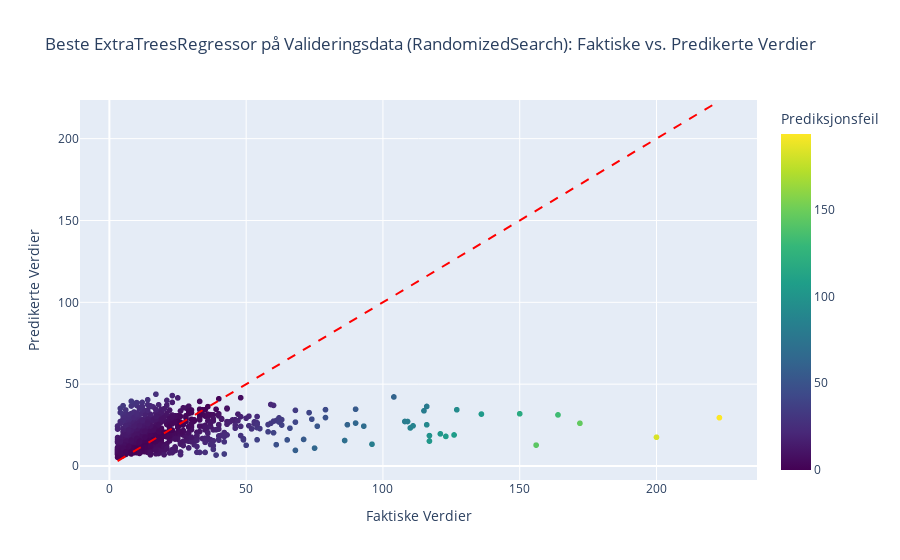

Notebook code cell kept with this figure:
### Markdown cell above
## Hyperparametertuning ExtraTreesRegressor RandomizedSearchCV

### Code cell
# Definer parameterområdet for RandomizedSearchCV med ExtraTreesRegressor
param_grid_et = {
    'n_estimators': [100, 200, 300, 500, 700],  # Mer detaljert kontroll for antall trær
    'max_depth': [10, 20, 30, 50, None],        # Flere alternativer for å kontrollere overtilpasning
    'min_samples_split': [2, 5, 10, 15],        # Økt verdi for færre splits
    'min_samples_leaf': [1, 2, 4, 8],           # Større minsteløvsstørrelser for å redusere overtilpasning
    'bootstrap': [True],                        # Bootstrapping for varianskontroll
    
    # Ekstra parametere
    'max_features': ['sqrt', 'log2', 0.5, 1],   # Kontroll over antall funksjoner per split
    'min_impurity_decrease': [0.0, 0.01, 0.05], # Grense for å redusere antall splits
    'max_samples': [None, 0.8, 0.9]             # Andel av prøver brukt for hvert tre
}

# Initialiser RandomizedSearchCV for ExtraTreesRegressor
random_search_et = RandomizedSearchCV(
    estimator=ExtraTreesRegressor(random_state=42),
    param_distributions=param_grid_et,
    n_iter=50,
    cv=pds,  # Bruker PredefinedSplit for å holde valideringsdata separat
    scoring='neg_root_mean_squared_error',
    verbose=2,
    random_state=42,
    n_jobs=-1  # Bruk alle tilgjengelige kjerner
)

# Kjør RandomizedSearchCV på kombinerte trenings- og valideringsdata
random_search_et.fit(X_combined, y_combined)

# Hent beste hyperparametere og RMSE-score
best_params_et = random_search_et.best_params_
best_rmse_et = -random_search_et.best_score_  # Konverter til positiv RMSE
print(f"Beste Hyperparametere: {best_params_et}")
print(f"Beste RMSE på Valideringssett: {best_rmse_et:.3f}")

# Tren ExtraTreesRegressor med de beste parametrene kun på treningsdata
best_et_model = ExtraTreesRegressor(**best_params_et, random_state=42)
best_et_model.fit(X_train_imputed, y_train)

# Prediker på valideringsdata
y_val_pred_best_et = best_et_model.predict(X_val_imputed)

# Beregn RMSE for prediksjoner på valideringssettet
rmse_val_best_et = root_mean_squared_error(y_val, y_val_pred_best_et)
print(f"Optimalisert RMSE på Valideringssett: {rmse_val_best_et:.3f}")

# Visualiser faktiske vs predikerte verdier hvis plot-funksjonen er definert
plot_actual_vs_pred(y_val, y_val_pred_best_et, "Beste ExtraTreesRegressor på Valideringsdata (RandomizedSearch)")

### Figure 1 — Plotly figure (JSON) as saved in the notebook; plotly's stock layout.template omitted (floating-point values rounded to 4 significant figures; data arrays with more than 128 entries replaced by an {"elided": "..."} marker saying what was removed)
{"data": [{"hovertemplate": "Actual=%{x}<br>Predicted=%{y}<br>Prediksjonsfeil=%{marker.color}<extra></extra>", "legendgroup": "", "marker": {"color": {"elided": "1160 float values"}, "coloraxis": "coloraxis", "symbol": "circle"}, "mode": "markers", "name": "", "showlegend": false, "type": "scattergl", "x": {"elided": "1160 int values"}, "xaxis": "x", "y": {"elided": "1160 float values"}, "yaxis": "y"}], "layout": {"coloraxis": {"colorbar": {"title": {"text": "Prediksjonsfeil"}}, "colorscale": [[0, "#440154"], [0.1111, "#482878"], [0.2222, "#3e4989"], [0.3333, "#31688e"], [0.4444, "#26828e"], [0.5556, "#1f9e89"], [0.6667, "#35b779"], [0.7778, "#6ece58"], [0.8889, "#b5de2b"], [1, "#fde725"]]}, "legend": {"tracegroupgap": 0}, "shapes": [{"line": {"color": "Red", "dash": "dash"}, "name": "Perfekt Prediksjonslinje", "type": "line", "x0": 3, "x1": 223, "y0": 3, "y1": 223}], "title": {"text": "Beste ExtraTreesRegressor på Valideringsdata (RandomizedSearch): Faktiske vs. Predikerte Verdier"}, "xaxis": {"anchor": "y", "domain": [0, 1], "title": {"text": "Faktiske Verdier"}}, "yaxis": {"anchor": "x", "domain": [0, 1], "title": {"text": "Predikerte Verdier"}}}}
